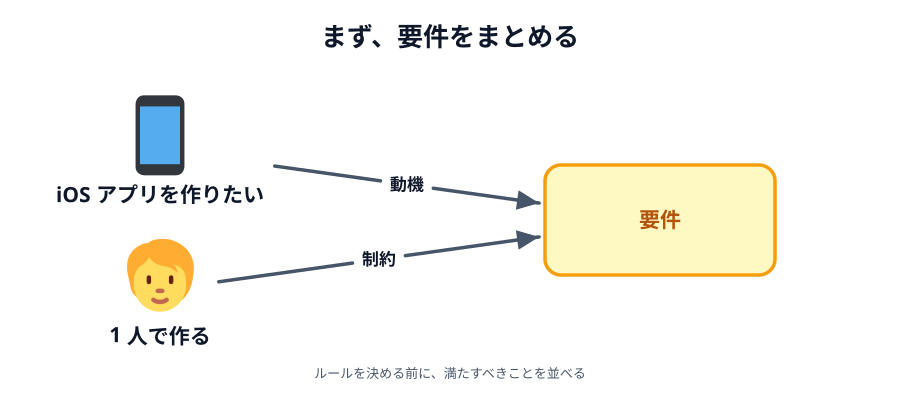

This figure's Python source:
# 00-thumbnail.svg
# スキーマ: SOURCE-PATH-GOAL（作りたい気持ちと手持ちの条件が、1 枚の要件に集まる）
# 節の入口。まだルールは決まっておらず、まず満たすべきことを並べる段階だと見せる

import sys

sys.path.insert(0, "/Users/seekseep/.claude/skills/genfig")
from genfig import Canvas

c = Canvas(900, 400)
c.text(450, 46, "まず、要件をまとめる", scale="xl")

want = c.node(160, 150, "iOS アプリを作りたい", emoji_cp="1f4f1", w=230, h=88)  # 📱
alone = c.node(160, 290, "1 人で作る", emoji_cp="1f9d1", w=230, h=88)  # 🧑
req = c.node(660, 220, "要件", shape="sticky", color="yellow", w=230, h=110)

c.link(want, req, label="動機")
c.link(alone, req, label="制約")

c.text(450, 378, "ルールを決める前に、満たすべきことを並べる", scale="sm")

c.save("00-thumbnail.svg")
